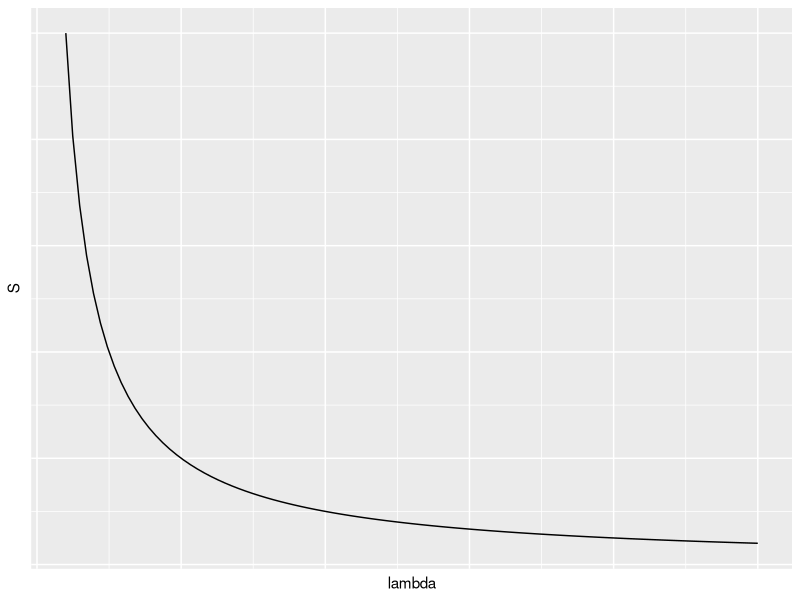

Generate this figure with R:
## ---- chunk 1
library(ggplot2)
ggplot(data.frame(x=0), aes(x)) +
  stat_function(fun = function(x) {2.5/x}) +
  xlim(0.2,5) + xlab('lambda') + 
  ylab('S') +
  theme(axis.text = element_blank(),
        axis.ticks = element_blank())
